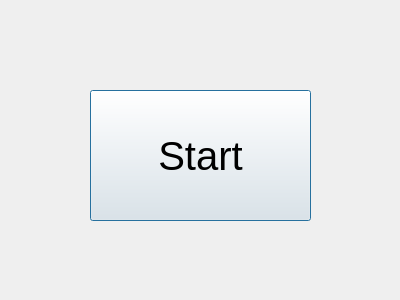
<?xml version="1.0" encoding="UTF-8"?>
<ui version="4.0">
 <class>Start</class>
 <widget class="QDialog" name="Start">
  <property name="geometry">
   <rect>
    <x>0</x>
    <y>0</y>
    <width>400</width>
    <height>300</height>
   </rect>
  </property>
  <property name="windowTitle">
   <string>Dialog</string>
  </property>
  <widget class="QPushButton" name="pushButton">
   <property name="geometry">
    <rect>
     <x>90</x>
     <y>90</y>
     <width>221</width>
     <height>131</height>
    </rect>
   </property>
   <property name="font">
    <font>
     <pointsize>30</pointsize>
    </font>
   </property>
   <property name="text">
    <string>Start</string>
   </property>
  </widget>
 </widget>
 <resources/>
 <connections/>
</ui>
